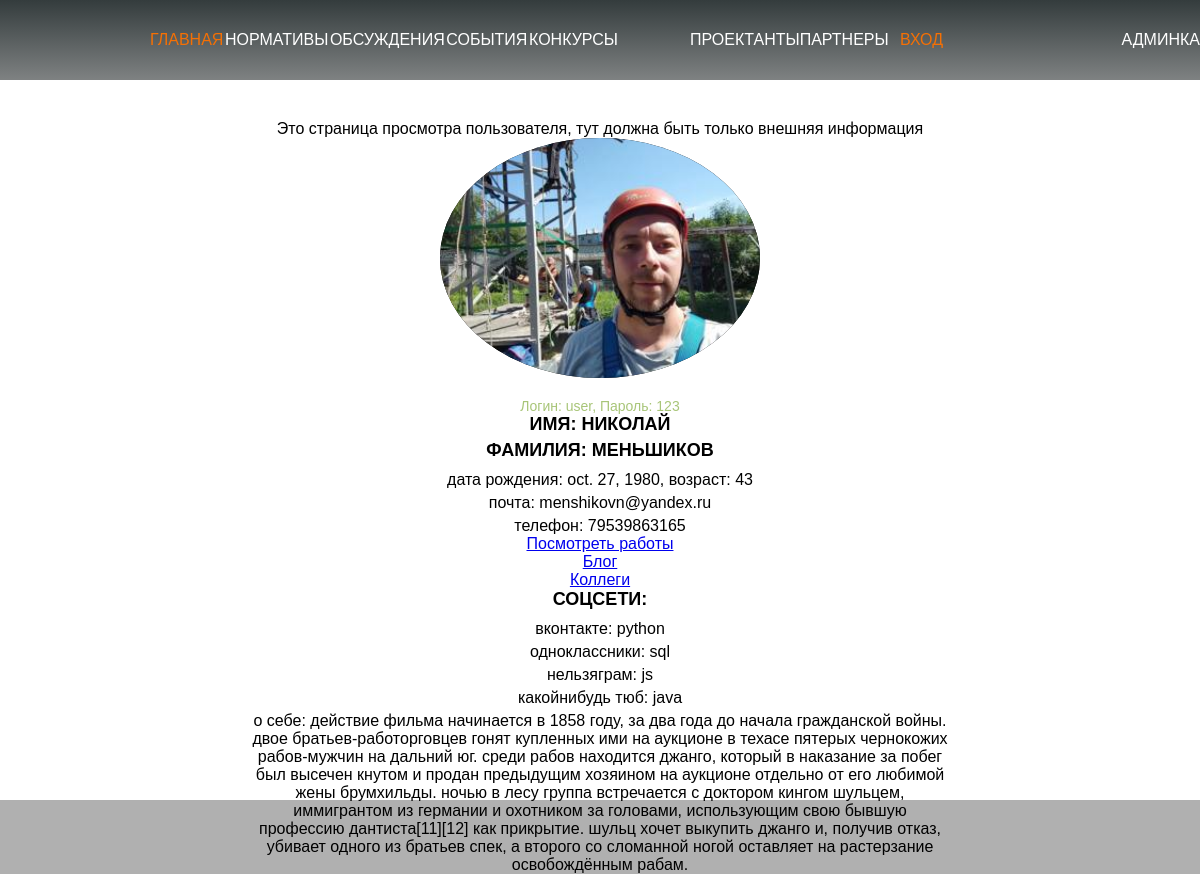
Page /artists/user/ on the committed database.
### loginuser/models.py (models this page shows, shortened)
class UserProfile(models.Model):
    photo_url = models.CharField('Ссылка на фото',max_length=256, blank=True)
    image = models.ImageField('Изображение', upload_to=f'{APP_NAMES.USER_PROFILE}/image', blank=True)
    firstname = models.CharField('Имя', max_length=len_fields, blank=True)
    lastname = models.CharField('Фамилия', max_length=len_fields, blank=True)
    birth = models.DateField('Дата рождения', blank=True)
    e_mail = models.CharField('Почта', max_length=len_fields, blank=True)
    phone = models.BigIntegerField('Телефон', blank=True)
    purpose = models.CharField('Роль',max_length=10, blank=True)
    social_vk = models.CharField('Вконтакте', max_length=len_fields, blank=True)
    social_ok = models.CharField('Одноклассники', max_length=len_fields, blank=True)
    social_inst = models.CharField('Инста', max_length=len_fields, blank=True)
    social_tube = models.CharField('Видео', max_length=len_fields, blank=True)
    username = models.CharField('Логин', max_length=len_fields, blank=True)
    password = models.CharField('Пароль', max_length=len_fields, blank=True)
    about = models.TextField('Описание', blank=True)
    user = models.OneToOneField(User, on_delete=models.CASCADE)
    class Meta:
        verbose_name = APP_NAMES.USER_PROFILE
        verbose_name_plural = VERBOSE_APP_NAMES.USER_PROFILE

### artists/views.py (the view)
# urls.py: path('<str:username>/', views.artist, name=APP_NAMES.ARTISTS),
def artist(request, username):
    user = get_object_or_404(UserProfile, username=username)
    today = date.today()
    age = today.year - user.birth.year - ((today.month, today.day) < (user.birth.month, user.birth.day))
    print(age)
    return render(request, f'artistcards/artist.html',
                  {'userprofile': user, 'page_name': VERBOSE_APP_NAMES.USER_PROFILE,
                   'page_style': APP_NAMES.USER_PROFILE, 'age': age})

### artists/templates/artistcards/artist.html
<!DOCTYPE html>
{% extends 'base.html' %}
{% block content %}
{% load static %}
<main>
        <section class="hero">
            <div class="wrapper hero-wrapper">
                <div>Это страница просмотра пользователя, тут должна быть только внешняя информация</div>
                <img src="{{ userprofile.image.url }}" alt="" class="my_image hero__my_image">
                <span class="my_age">Логин: {{ userprofile.username }}, Пароль: {{ userprofile.password }}</span>
                <span class="first_name">Имя: {{ userprofile.firstname }}</span>
                <span class="last_name">Фамилия: {{ userprofile.lastname }}</span>
                <span class="my_desc">Дата рождения: {{ userprofile.birth }}, Возраст: {{ age }}</span>
                <span class="my_desc">Почта: {{ userprofile.e_mail }}</span>
                <span class="my_desc">Телефон: {{ userprofile.phone }}</span>
                <a href="{% url 'portfolio' userprofile.username %}">Посмотреть работы</a>
                <a href="{% url 'blog' %}">Блог</a>
                <a href="{% url 'artists' %}">Коллеги</a>
                <p class="first_name">Соцсети:</p>
                <p class="my_desc">Вконтакте: {{ userprofile.social_vk }}</p>
                <p class="my_desc">Одноклассники: {{ userprofile.social_ok }}</p>
                <p class="my_desc">Нельзяграм: {{ userprofile.social_inst }}</p>
                <p class="my_desc">Какойнибудь тюб: {{ userprofile.social_tube }}</p>
                <p class="my_desc">О себе: {{ userprofile.about }}</p>
            </div>
        </section>
</main>
{% endblock %}

### static/base/css/style.css (style rules this page uses)
* { font-family: Arial, Helvetica, sans-serif }
body { margin: 0; padding: 0; background: #b0b0b0; }
h1, h2, h3, h4, h5, h6, p { margin: 0; }
body { padding:0; margin:0; }
.wrapper { width:100%; height:100px; max-width: 1440px; margin: 0 auto; }

### home/static/userprofile/css/style.css (style rules this page uses)
.hero { background-color: #ffffff; height: calc(100vh - 80px); padding-top:5vh; padding-bottom:2vh; }
.hero-wrapper { display:flex; flex-direction: column; align-items: center; }
.my_image { width:320px; height:320px; border-radius:100%; background-color:black; object-fit: cover; }
.hero__my_image { margin-bottom: 20px; }
.first_name, .last_name { color: black; font-size: 18px; font-weight: bold; text-transform: uppercase; font-family: sans-serif; margin-bottom: 5px; }
.my_age { font-family: sans-serif; font-size: 14px; color: #a8c578; }
.my_desc { font-weight: normal; text-transform: lowercase; width:90%; max-width:700px; text-align: center; margin: 5px 0 0; }

### rows in the picture
UserProfile: image (picture), username "user", password "123", firstname "НИКОЛАЙ", lastname "МЕНЬШИКОВ", birth "oct. 27, 1980", e_mail "menshikovn@yandex.ru", phone "79539863165", social_vk "python", social_ok "sql", social_inst "js", social_tube "java", about "действие фильма начинается в 1858 году, за два года до начала гражданской войны. двое братьев-работорговцев гонят купленных ими на аукционе в техасе пятерых чернокожих рабов-мужчин на дальний юг. среди рабов находится джанго, который в наказание за побег был высечен кнутом и продан предыдущим хозяином на аукционе отдельно от его любимой жены брумхильды. ночью в лесу группа встречается с доктором кингом шульцем, иммигрантом из германии и охотником за головами, использующим свою бывшую профессию дантиста[11][12] как прикрытие. шульц хочет выкупить джанго и, получив отказ, убивает одного из братьев спек, а второго со сломанной ногой оставляет на растерзание освобождённым рабам."
